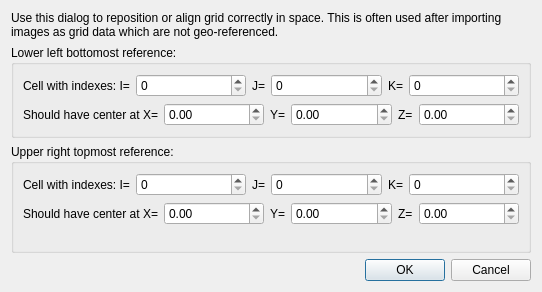
<?xml version="1.0" encoding="UTF-8"?>
<ui version="4.0">
 <class>GridRepositionDialog</class>
 <widget class="QDialog" name="GridRepositionDialog">
  <property name="geometry">
   <rect>
    <x>0</x>
    <y>0</y>
    <width>542</width>
    <height>292</height>
   </rect>
  </property>
  <property name="windowTitle">
   <string>Dialog</string>
  </property>
  <layout class="QVBoxLayout" name="verticalLayout_3">
   <item>
    <widget class="QLabel" name="label_13">
     <property name="text">
      <string>Use this dialog to reposition or align grid correctly in space. This is often used after importing images as grid data which are not geo-referenced.</string>
     </property>
     <property name="wordWrap">
      <bool>true</bool>
     </property>
    </widget>
   </item>
   <item>
    <widget class="QGroupBox" name="groupBox">
     <property name="title">
      <string>Lower left bottomost reference:</string>
     </property>
     <layout class="QVBoxLayout" name="verticalLayout">
      <item>
       <layout class="QHBoxLayout" name="horizontalLayout">
        <item>
         <widget class="QLabel" name="label">
          <property name="text">
           <string>Cell with indexes: I=</string>
          </property>
         </widget>
        </item>
        <item>
         <widget class="QSpinBox" name="spinLLB_I">
          <property name="sizePolicy">
           <sizepolicy hsizetype="Expanding" vsizetype="Fixed">
            <horstretch>0</horstretch>
            <verstretch>0</verstretch>
           </sizepolicy>
          </property>
         </widget>
        </item>
        <item>
         <widget class="QLabel" name="label_2">
          <property name="sizePolicy">
           <sizepolicy hsizetype="Minimum" vsizetype="Preferred">
            <horstretch>0</horstretch>
            <verstretch>0</verstretch>
           </sizepolicy>
          </property>
          <property name="text">
           <string>J=</string>
          </property>
         </widget>
        </item>
        <item>
         <widget class="QSpinBox" name="spinLLB_J">
          <property name="sizePolicy">
           <sizepolicy hsizetype="Expanding" vsizetype="Fixed">
            <horstretch>0</horstretch>
            <verstretch>0</verstretch>
           </sizepolicy>
          </property>
         </widget>
        </item>
        <item>
         <widget class="QLabel" name="label_3">
          <property name="sizePolicy">
           <sizepolicy hsizetype="Minimum" vsizetype="Preferred">
            <horstretch>0</horstretch>
            <verstretch>0</verstretch>
           </sizepolicy>
          </property>
          <property name="text">
           <string>K=</string>
          </property>
         </widget>
        </item>
        <item>
         <widget class="QSpinBox" name="spinLLB_K">
          <property name="sizePolicy">
           <sizepolicy hsizetype="Expanding" vsizetype="Fixed">
            <horstretch>0</horstretch>
            <verstretch>0</verstretch>
           </sizepolicy>
          </property>
         </widget>
        </item>
       </layout>
      </item>
      <item>
       <layout class="QHBoxLayout" name="horizontalLayout_2">
        <item>
         <widget class="QLabel" name="label_4">
          <property name="text">
           <string>Should have center at X=</string>
          </property>
         </widget>
        </item>
        <item>
         <widget class="QDoubleSpinBox" name="dblSpinLLB_X">
          <property name="sizePolicy">
           <sizepolicy hsizetype="Expanding" vsizetype="Fixed">
            <horstretch>0</horstretch>
            <verstretch>0</verstretch>
           </sizepolicy>
          </property>
         </widget>
        </item>
        <item>
         <widget class="QLabel" name="label_5">
          <property name="text">
           <string>Y=</string>
          </property>
         </widget>
        </item>
        <item>
         <widget class="QDoubleSpinBox" name="dblSpinLLB_Y">
          <property name="sizePolicy">
           <sizepolicy hsizetype="Expanding" vsizetype="Fixed">
            <horstretch>0</horstretch>
            <verstretch>0</verstretch>
           </sizepolicy>
          </property>
         </widget>
        </item>
        <item>
         <widget class="QLabel" name="label_6">
          <property name="text">
           <string>Z=</string>
          </property>
         </widget>
        </item>
        <item>
         <widget class="QDoubleSpinBox" name="dblSpinLLB_Z">
          <property name="sizePolicy">
           <sizepolicy hsizetype="Expanding" vsizetype="Fixed">
            <horstretch>0</horstretch>
            <verstretch>0</verstretch>
           </sizepolicy>
          </property>
         </widget>
        </item>
       </layout>
      </item>
     </layout>
    </widget>
   </item>
   <item>
    <widget class="QGroupBox" name="groupBox_2">
     <property name="title">
      <string>Upper right topmost reference:</string>
     </property>
     <layout class="QVBoxLayout" name="verticalLayout_2">
      <item>
       <layout class="QHBoxLayout" name="horizontalLayout_4">
        <item>
         <widget class="QLabel" name="label_10">
          <property name="text">
           <string>Cell with indexes: I=</string>
          </property>
         </widget>
        </item>
        <item>
         <widget class="QSpinBox" name="spinURT_I">
          <property name="sizePolicy">
           <sizepolicy hsizetype="Expanding" vsizetype="Fixed">
            <horstretch>0</horstretch>
            <verstretch>0</verstretch>
           </sizepolicy>
          </property>
         </widget>
        </item>
        <item>
         <widget class="QLabel" name="label_11">
          <property name="sizePolicy">
           <sizepolicy hsizetype="Minimum" vsizetype="Preferred">
            <horstretch>0</horstretch>
            <verstretch>0</verstretch>
           </sizepolicy>
          </property>
          <property name="text">
           <string>J=</string>
          </property>
         </widget>
        </item>
        <item>
         <widget class="QSpinBox" name="spinURT_J">
          <property name="sizePolicy">
           <sizepolicy hsizetype="Expanding" vsizetype="Fixed">
            <horstretch>0</horstretch>
            <verstretch>0</verstretch>
           </sizepolicy>
          </property>
         </widget>
        </item>
        <item>
         <widget class="QLabel" name="label_12">
          <property name="sizePolicy">
           <sizepolicy hsizetype="Minimum" vsizetype="Preferred">
            <horstretch>0</horstretch>
            <verstretch>0</verstretch>
           </sizepolicy>
          </property>
          <property name="text">
           <string>K=</string>
          </property>
         </widget>
        </item>
        <item>
         <widget class="QSpinBox" name="spinURT_K">
          <property name="sizePolicy">
           <sizepolicy hsizetype="Expanding" vsizetype="Fixed">
            <horstretch>0</horstretch>
            <verstretch>0</verstretch>
           </sizepolicy>
          </property>
         </widget>
        </item>
       </layout>
      </item>
      <item>
       <layout class="QHBoxLayout" name="horizontalLayout_3">
        <item>
         <widget class="QLabel" name="label_7">
          <property name="text">
           <string>Should have center at X=</string>
          </property>
         </widget>
        </item>
        <item>
         <widget class="QDoubleSpinBox" name="dblSpinURT_X">
          <property name="sizePolicy">
           <sizepolicy hsizetype="Expanding" vsizetype="Fixed">
            <horstretch>0</horstretch>
            <verstretch>0</verstretch>
           </sizepolicy>
          </property>
         </widget>
        </item>
        <item>
         <widget class="QLabel" name="label_8">
          <property name="text">
           <string>Y=</string>
          </property>
         </widget>
        </item>
        <item>
         <widget class="QDoubleSpinBox" name="dblSpinURT_Y">
          <property name="sizePolicy">
           <sizepolicy hsizetype="Expanding" vsizetype="Fixed">
            <horstretch>0</horstretch>
            <verstretch>0</verstretch>
           </sizepolicy>
          </property>
         </widget>
        </item>
        <item>
         <widget class="QLabel" name="label_9">
          <property name="text">
           <string>Z=</string>
          </property>
         </widget>
        </item>
        <item>
         <widget class="QDoubleSpinBox" name="dblSpinURT_Z">
          <property name="sizePolicy">
           <sizepolicy hsizetype="Expanding" vsizetype="Fixed">
            <horstretch>0</horstretch>
            <verstretch>0</verstretch>
           </sizepolicy>
          </property>
         </widget>
        </item>
       </layout>
      </item>
      <item>
       <spacer name="verticalSpacer">
        <property name="orientation">
         <enum>Qt::Vertical</enum>
        </property>
        <property name="sizeHint" stdset="0">
         <size>
          <width>20</width>
          <height>40</height>
         </size>
        </property>
       </spacer>
      </item>
     </layout>
    </widget>
   </item>
   <item>
    <widget class="QDialogButtonBox" name="buttonBox">
     <property name="orientation">
      <enum>Qt::Horizontal</enum>
     </property>
     <property name="standardButtons">
      <set>QDialogButtonBox::Cancel|QDialogButtonBox::Ok</set>
     </property>
    </widget>
   </item>
  </layout>
 </widget>
 <resources/>
 <connections>
  <connection>
   <sender>buttonBox</sender>
   <signal>accepted()</signal>
   <receiver>GridRepositionDialog</receiver>
   <slot>accept()</slot>
   <hints>
    <hint type="sourcelabel">
     <x>248</x>
     <y>254</y>
    </hint>
    <hint type="destinationlabel">
     <x>157</x>
     <y>274</y>
    </hint>
   </hints>
  </connection>
  <connection>
   <sender>buttonBox</sender>
   <signal>rejected()</signal>
   <receiver>GridRepositionDialog</receiver>
   <slot>reject()</slot>
   <hints>
    <hint type="sourcelabel">
     <x>316</x>
     <y>260</y>
    </hint>
    <hint type="destinationlabel">
     <x>286</x>
     <y>274</y>
    </hint>
   </hints>
  </connection>
 </connections>
</ui>
